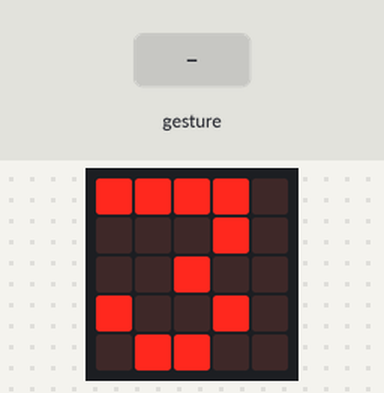
The program below on a simulated BBC micro:bit (MakeCode). Parts: the board's 5×5 LED display. The test bench sets the inputs (shaded band). A tilt is held for 1.5 s and a shake lasts 1 s, then the board lies face up again.

Above: at 0.1 s.
At 3.4 s:
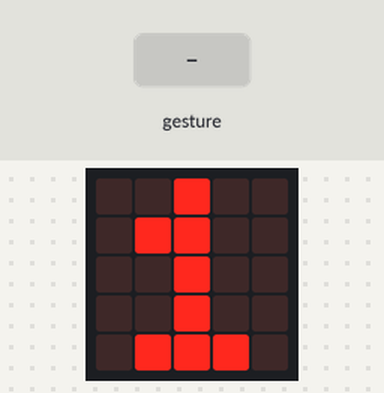
3.5 s: gesture 'shake'
At 4.8 s:
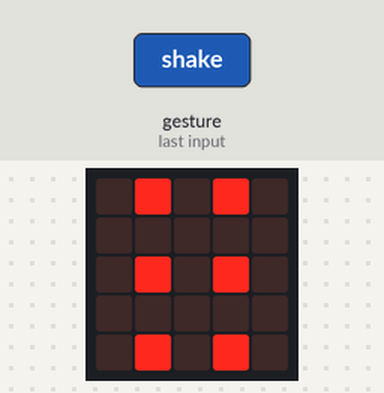
Timing chart, 0 to 6.5 s (numbered marks = the images above; inputs shaded):
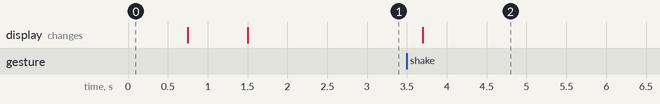

The program:

main.ts
```typescript
input.onGesture(Gesture.Shake, function () {
    basic.showLeds(`
        . # . # .
        . . . . .
        . # . # .
        . . . . .
        . # . # .
        `)
})
basic.showString("3")
basic.showString("2")
basic.showString("1")
basic.forever(function () {

})
```

test.ts
```typescript
// 在這裡測試；當此封包作為擴充功能時，將不會編譯此內容。
```

Measured:
- after the input at 3.5 s, the display: changes after 0.20 s (image 2)
